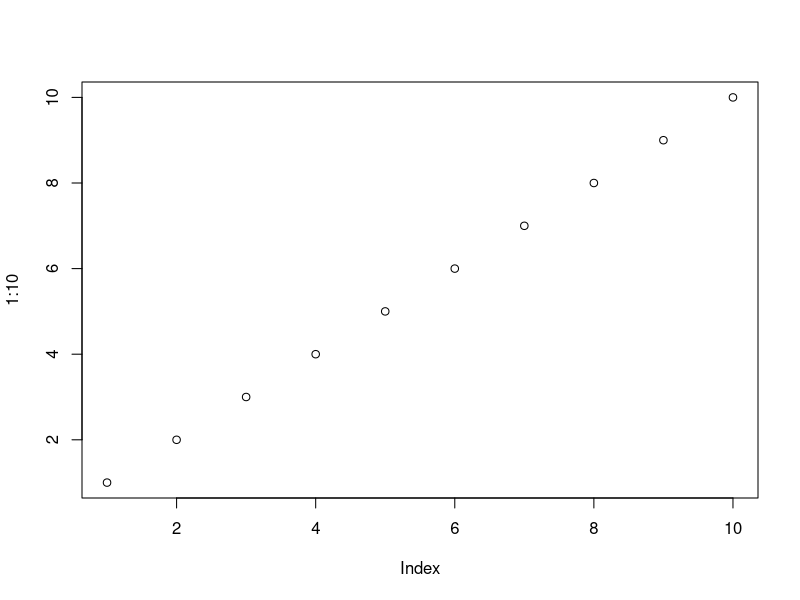
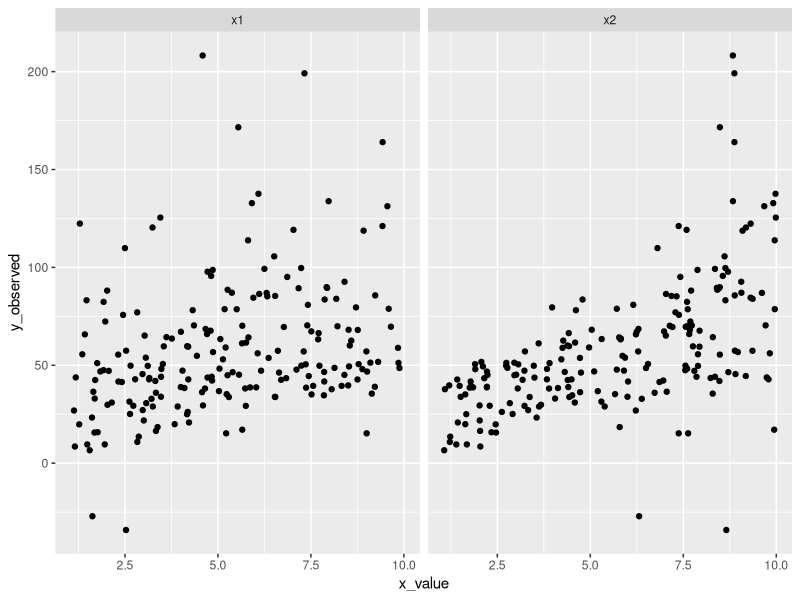
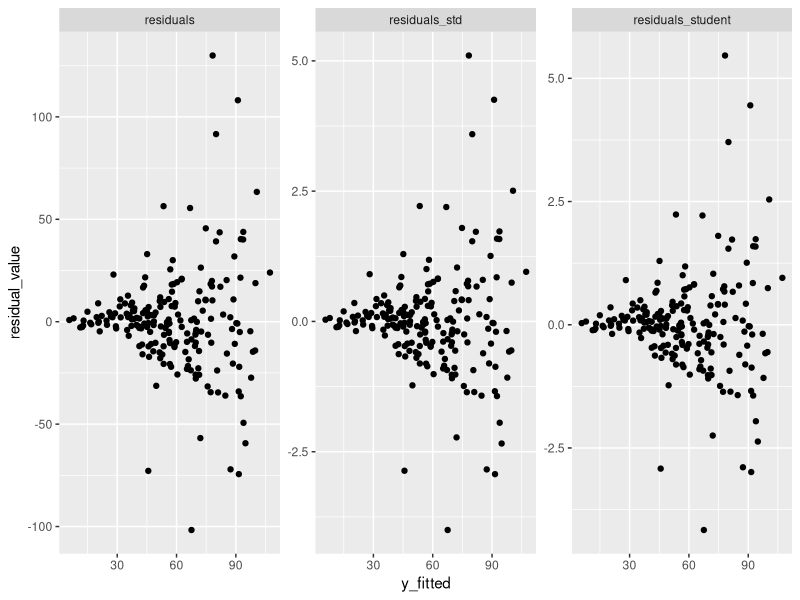
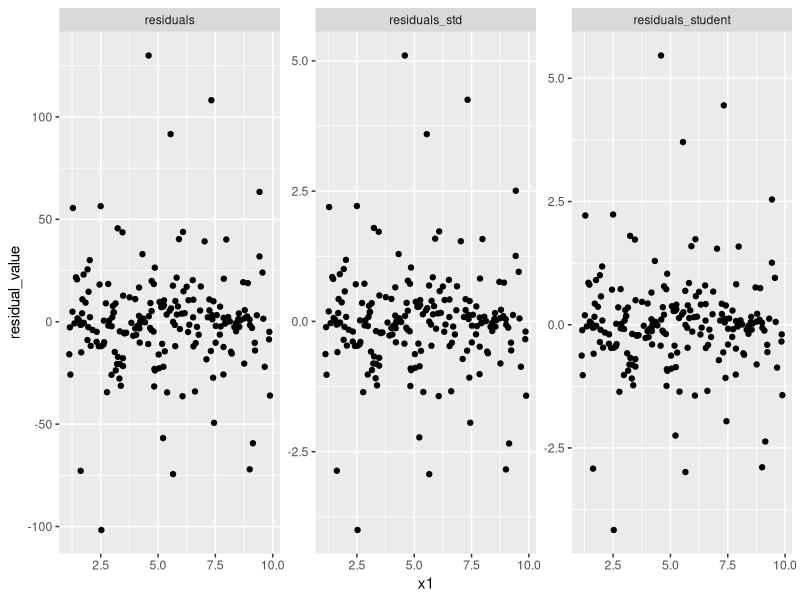
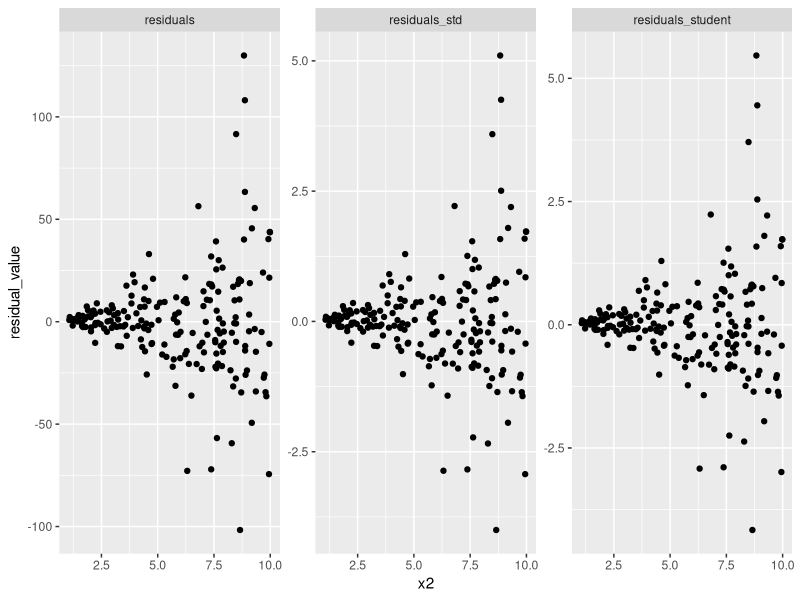
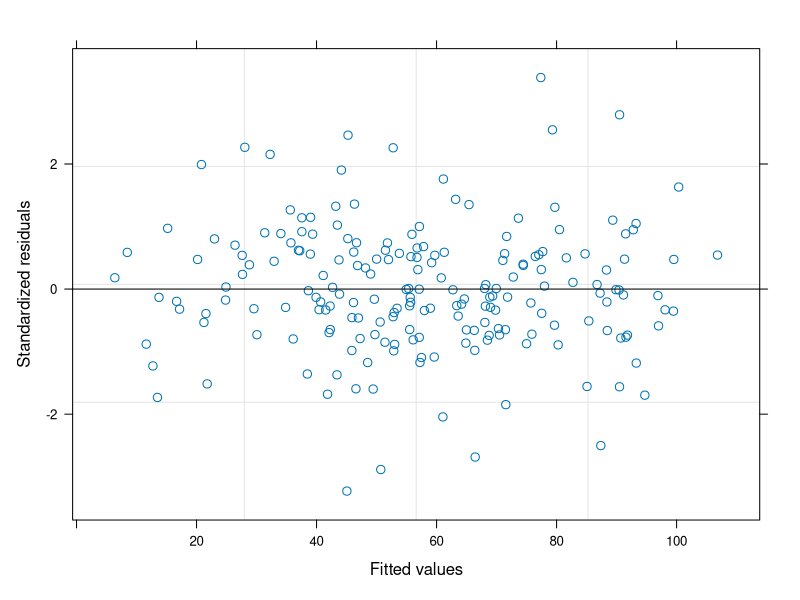

Here is the R script that generated these plots, in order: (Note: this script raises an error after producing the figures.)
## ---- chunk 1
library(tidyverse)
library(palmerpenguins)
library(nlme)
## ---- chunk 2
#| code-fold: true
summary(lm(mpg ~ hp, data = mtcars))
## ---- chunk 3
#| echo: false
#| results: hide
plot(1:10)
## ---- chunk 4
#| echo: false
summary(cars)
## ---- chunk 5
penguins_lm_m0 <- lm(body_mass_g ~ flipper_length_mm, data = penguins)
raw_residuals <- residuals(penguins_lm_m0)

head(raw_residuals)
## ---- chunk 6
penguins_lm_m0_fitted <- fitted(penguins_lm_m0)
# 这里通过`penguins_lm_m0$model$body_mass_g`获取观测值，
# 而没有从原数据框中直接提取，是为了避免NA的影响。
raw_residuals_man <- penguins_lm_m0$model$body_mass_g - penguins_lm_m0_fitted

head(raw_residuals_man)
## ---- chunk 7
sum(abs(raw_residuals - raw_residuals_man))
## ---- chunk 8
standardized_residuals <- rstandard(penguins_lm_m0)
head(standardized_residuals)
## ---- chunk 9
# R中，计算一般为向量化计算，即向量间对应位置的元素之间进行计算；
# 如果进行计算的两个向量的长度不相等，将会对长度较短的向量进行循环补齐，直到达到较长向量的长度。

n <- nrow(penguins_lm_m0$model) # 模型用到的观测数量

x <- penguins_lm_m0$model$flipper_length_mm

h_ii <- 1/n + (x - mean(x))^2 / sum((x - mean(x))^2)

sigma_hat <- sqrt(sum(raw_residuals^2) / (n - 2))

standardized_residuals_man <- raw_residuals / (sigma_hat * sqrt(1 - h_ii))

head(standardized_residuals_man)
## ---- chunk 10
sum(abs(standardized_residuals - standardized_residuals_man))
## ---- chunk 11
studentized_residuals <- rstudent(penguins_lm_m0)

studentized_residuals[1]
## ---- chunk 12
studentized_residuals_man <- numeric(n)
## ---- chunk 13
# 去掉第一个观测值重新拟合模型
fit_minus_1 <- lm(body_mass_g ~ flipper_length_mm, data = penguins[-1, ])
# 计算新的均方误差，注意这里为什么是n-3
sigma_hat_minus_1 <- sqrt(sum(residuals(fit_minus_1)^2) / (n - 3))
# 计算第一个观测值的学生化残差
t_1 <- raw_residuals[1] / (sigma_hat_minus_1 * sqrt(1 - h_ii[1]))
# 将计算得到的第一个学生化残差存入向量中
studentized_residuals_man[1] <- t_1
t_1
## ---- chunk 14
# 你的代码
## ---- chunk 15
set.seed(10) #设置随机种子，生成的随机数可再现
Homework02_dataset_0 <-
  tibble(x1 = runif(200, 1, 10), # 在1到10范围内，生成200个随机数，服从均匀分布（uniform distribution）
         x2 = runif(200, 1, 10),
         y = -10 + x1*5 + x2*7,
         type = sample(factor(c("type1","type2")), size = 200, replace = T), # 生成长度为200的因子向量，随机从两个水平中挑选
         sigma = rnorm(200, mean = 0, sd = 1), # 生成200个随机数，服从正态分布
         noise = if_else(type == "type1", sigma * x2^1.3, sigma*x2^1.8),
         y_observed = y + noise)
## ---- chunk 16
Homework02_dataset_0 |>
  pivot_longer(cols = c(x1, x2), names_to = "x", values_to = "x_value") |>
  ggplot(aes(x = x_value, y = y_observed)) +
  geom_point() +
  facet_wrap(~x)
## ---- chunk 17
# 之前的课程和作业局限于一元线性回归，但是多元线性回归的建模方法是类似的。
# 注意公式中~左右的内容
lm_fit <- lm(y_observed ~ x1 + x2, data = Homework02_dataset_0) 
summary(lm_fit)
## ---- chunk 18
resid_df <-
  tibble(
    y_fitted = fitted(lm_fit), # 回归拟合值
    x1 = lm_fit$model$x1, # x1
    x2 = lm_fit$model$x2, # x2
    residuals = residuals(lm_fit), # 原始残差
    residuals_std = rstandard(lm_fit), # 标准化残差
    residuals_student = rstudent(lm_fit) # 学生化残差
  )

# 拟合值 vs 残差，观察是否存在异方差性
resid_df |>
  pivot_longer(
    cols = c(residuals, residuals_std, residuals_student),
    names_to = "residual_type",
    values_to = "residual_value"
  ) |>
  ggplot(aes(x = y_fitted, y = residual_value)) +
  geom_point() +
  facet_wrap(~residual_type, scales = "free_y") 
## ---- chunk 19
# 画出残差与x1的散点图，观察是否存在异方差性
resid_df |>
  pivot_longer(
    cols = c(residuals, residuals_std, residuals_student),
    names_to = "residual_type",
    values_to = "residual_value"
  ) |>
  ggplot(aes(x = x1, y = residual_value)) +
  geom_point() +
  facet_wrap(~residual_type, scales = "free_y") 

# 画出残差与x2的散点图，观察是否存在异方差性
resid_df |>
  pivot_longer(
    cols = c(residuals, residuals_std, residuals_student),
    names_to = "residual_type",
    values_to = "residual_value"
  ) |>
  ggplot(aes(x = x2, y = residual_value)) +
  geom_point() +
  facet_wrap(~residual_type, scales = "free_y") 
## ---- chunk 20
# 定义一个varFunc类函数，假设方差随着x2的某个幂次 增加而增大（你也可以试一试其他形式）
var_func <- varPower(form = ~ x2)
# 将varFunc类函数加入线性模型中，拟合一个加权最小二乘模型（也是一种广义线性模型）
gls_fit <- gls(y_observed ~ x1 + x2, data = Homework02_dataset_0, weights = var_func)
summary(gls_fit)
## ---- chunk 21
# 重新使用gls拟合一个不包含异方差结构的模型
gls_fit_no_var <- gls(y_observed ~ x1 + x2, data = Homework02_dataset_0)
# 比较两个模型
anova(gls_fit_no_var, gls_fit)
## ---- chunk 22
# 这里介绍另一种残差图的画法，使用`plot`函数
# 注意第二个参数的写法
# `resid(., type = "normalized")`表示使用gls_fit模型的normalized残差，
# fitted(.)表示使用gls_fit模型的拟合值。
# abline = 0表示在图中添加一条水平线，y=0的位置。
plot(gls_fit, resid(., type = "normalized") ~ fitted(.), abline = 0)
## ---- chunk 23
# 画出normalized残差与x2的散点图，观察是否存在异方差性
plot(gls_fit, resid(., type = "normalized") ~ x2, abline = 0)
## ---- chunk 24
# 画出normalized残差与x2的散点图，按照type分面，观察是否存在异方差性
plot(gls_fit, resid(., type = "normalized") ~ x2|type, abline = 0)
## ---- chunk 25
gls_fit_modified <- gls(
  y_observed ~ x1 + x2,
  data = Homework02_dataset_0,
  weights = varPower(form = ~ x2 | type) # 这里的写法表示，残差的方差随着x2的某个幂次增加而增加，并且不同type的幂次可以不同
)
summary(gls_fit_modified)
plot(gls_fit_modified, resid(., type = "normalized") ~ x2 | type, abline = 0)
## ---- chunk 26
Homework02_dataset_2 <-
  read_csv("data/Homework04_dataset_1.csv") #修改成你自己存放数的地址
